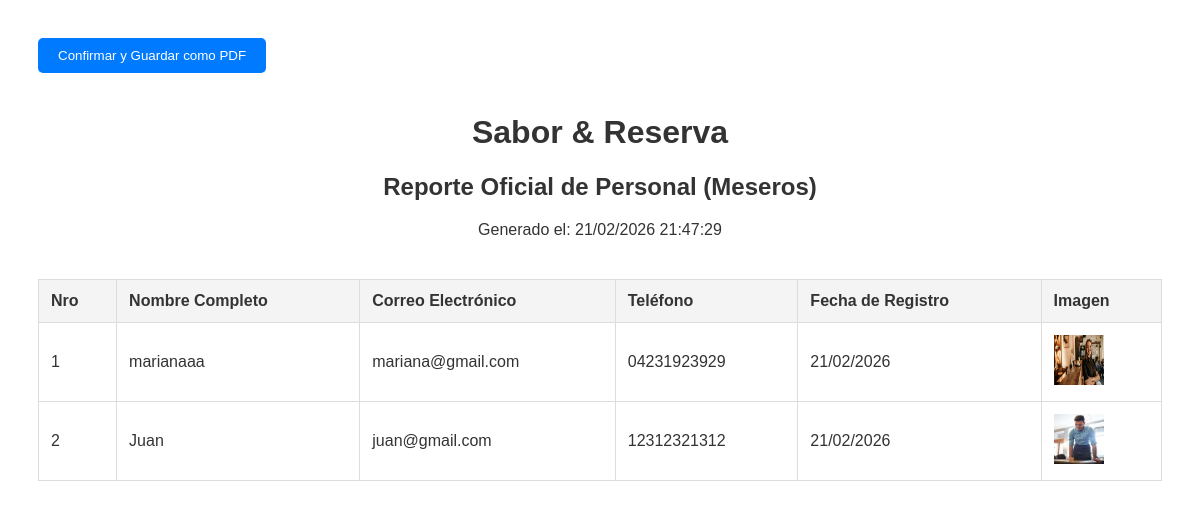
Screenshot of /client/admin/views/meseras/reporte.php (signed in) with the database file from the repository.
### tables this page shows
CREATE TABLE `usuarios` (
  `id_usuario` int(11) NOT NULL,
  `id_rol_fk` int(11) DEFAULT NULL,
  `nombre` varchar(100) NOT NULL,
  `email` varchar(100) NOT NULL,
  `password` varchar(255) NOT NULL,
  `imagen` varchar(255) DEFAULT NULL,
  `telefono` varchar(255) DEFAULT NULL,
  `fecha_creacion` timestamp NOT NULL DEFAULT current_timestamp(),
  `fecha_actualizacion` timestamp NOT NULL DEFAULT current_timestamp() ON UPDATE current_timestamp()
);

### client/admin/views/meseras/reporte.php (the view, shortened to what this page needs)
<?php
include '../../../../app/config.php';
$sql = "SELECT * FROM usuarios WHERE id_rol_fk = '2'";
$query = $pdo->prepare($sql);
$query->execute();
$usuarios = $query->fetchAll(PDO::FETCH_ASSOC);
?>
<!DOCTYPE html>
<html lang="es">
<head>
</head>
<body>
    <button class="btn-imprimir" onclick="window.print();">
        Confirmar y Guardar como PDF
    </button>
    <div class="header">
        <h1><?php echo APP_NAME; ?></h1>
        <h2>Reporte Oficial de Personal (Meseros)</h2>
        <p>Generado el: <?php echo date('d/m/Y H:i:s'); ?></p>
    </div>
    <table>
        <thead>
            <tr>
                <th>Nro</th>
                <th>Nombre Completo</th>
                <th>Correo Electrónico</th>
                <th>Teléfono</th>
                <th>Fecha de Registro</th>
                <th>Imagen</th>
            </tr>
        </thead>
        <tbody>
            <?php
            $contador = 0;
            foreach ($usuarios as $usuario) {
                $contador++;
            ?>
            <tr>
                <td><?php echo $contador; ?></td>
                <td><?php echo $usuario['nombre']; ?></td>
                <td><?php echo $usuario['email']; ?></td>
                <td><?php echo $usuario['telefono']; ?></td>
                <td><?php echo date('d/m/Y', strtotime($usuario['fecha_creacion'])); ?></td>
                <td><img src="../../../../public/assets/img/meseros/<?php echo $usuario['imagen']; ?>" width="50px" height="50px" alt="Imagen de Mesero"></td>
            </tr>
            <?php } ?>
        </tbody>
    </table>
</body>
</html>

### client/admin/views/meseras/reporte.php (style rules this page uses)
body { font-family: Arial, sans-serif; padding: 30px; color: #333; }
.btn-imprimir { background: #007bff; color: white; padding: 10px 20px; border: none; border-radius: 5px; cursor: pointer; margin-bottom: 20px; }
table { width: 100%; border-collapse: collapse; margin-top: 20px; }
th, td { border: 1px solid #ddd; padding: 12px; text-align: left; }
th { background-color: #f4f4f4; }
.header { text-align: center; margin-bottom: 40px; }

### rows the page displays
usuarios: nombre "marianaaa", email "mariana@gmail.com", telefono "04231923929", fecha_creacion "21/02/2026", imagen (picture)
usuarios: nombre "Juan", email "juan@gmail.com", telefono "12312321312", fecha_creacion "21/02/2026", imagen (picture)

### other values shown
APP_NAME "Sabor & Reserva"
